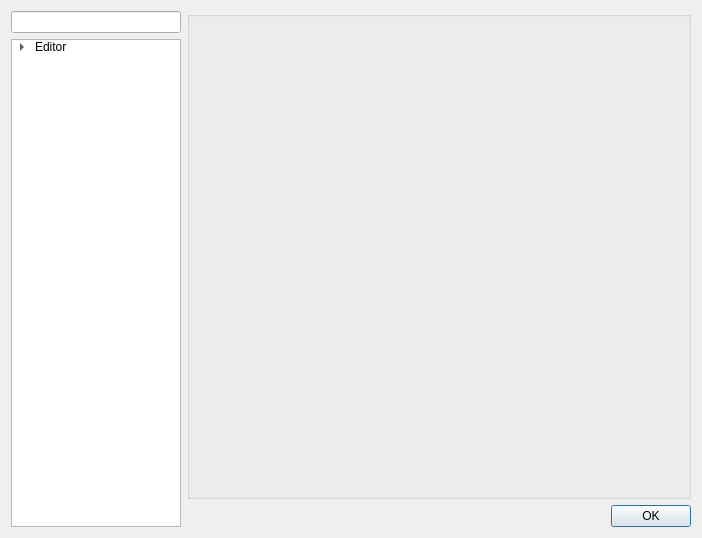
<?xml version="1.0" encoding="UTF-8"?>
<ui version="4.0">
 <class>preferences</class>
 <widget class="QDialog" name="preferences">
  <property name="geometry">
   <rect>
    <x>0</x>
    <y>0</y>
    <width>702</width>
    <height>538</height>
   </rect>
  </property>
  <property name="windowTitle">
   <string>Preferences</string>
  </property>
  <property name="sizeGripEnabled">
   <bool>false</bool>
  </property>
  <property name="modal">
   <bool>false</bool>
  </property>
  <layout class="QHBoxLayout" name="horizontalLayout_2">
   <item>
    <layout class="QHBoxLayout" name="mainLayout">
     <item>
      <layout class="QVBoxLayout" name="leftLayout">
       <item>
        <widget class="QLineEdit" name="filter">
         <property name="sizePolicy">
          <sizepolicy hsizetype="Fixed" vsizetype="Fixed">
           <horstretch>0</horstretch>
           <verstretch>0</verstretch>
          </sizepolicy>
         </property>
         <property name="minimumSize">
          <size>
           <width>170</width>
           <height>0</height>
          </size>
         </property>
         <property name="maximumSize">
          <size>
           <width>170</width>
           <height>16777215</height>
          </size>
         </property>
        </widget>
       </item>
       <item>
        <widget class="QTreeWidget" name="settings">
         <property name="sizePolicy">
          <sizepolicy hsizetype="Fixed" vsizetype="Expanding">
           <horstretch>0</horstretch>
           <verstretch>0</verstretch>
          </sizepolicy>
         </property>
         <property name="minimumSize">
          <size>
           <width>170</width>
           <height>0</height>
          </size>
         </property>
         <property name="maximumSize">
          <size>
           <width>170</width>
           <height>16777215</height>
          </size>
         </property>
         <property name="sortingEnabled">
          <bool>true</bool>
         </property>
         <property name="animated">
          <bool>true</bool>
         </property>
         <property name="headerHidden">
          <bool>true</bool>
         </property>
         <column>
          <property name="text">
           <string>Main</string>
          </property>
         </column>
         <item>
          <property name="text">
           <string>Editor</string>
          </property>
          <property name="toolTip">
           <string>Editor</string>
          </property>
          <property name="flags">
           <set>ItemIsSelectable|ItemIsUserCheckable|ItemIsEnabled</set>
          </property>
          <item>
           <property name="text">
            <string>Theme</string>
           </property>
           <property name="toolTip">
            <string>Editor - Theme</string>
           </property>
          </item>
         </item>
        </widget>
       </item>
      </layout>
     </item>
     <item>
      <layout class="QVBoxLayout" name="rightLayout">
       <item>
        <widget class="QGroupBox" name="currentBox">
         <property name="sizePolicy">
          <sizepolicy hsizetype="Expanding" vsizetype="Preferred">
           <horstretch>0</horstretch>
           <verstretch>0</verstretch>
          </sizepolicy>
         </property>
         <property name="title">
          <string/>
         </property>
         <layout class="QVBoxLayout" name="verticalLayout_2">
          <item>
           <layout class="QVBoxLayout" name="currentLayout"/>
          </item>
         </layout>
        </widget>
       </item>
       <item>
        <widget class="QDialogButtonBox" name="buttonBox">
         <property name="standardButtons">
          <set>QDialogButtonBox::Ok</set>
         </property>
        </widget>
       </item>
      </layout>
     </item>
    </layout>
   </item>
  </layout>
 </widget>
 <resources/>
 <connections>
  <connection>
   <sender>buttonBox</sender>
   <signal>accepted()</signal>
   <receiver>preferences</receiver>
   <slot>accept()</slot>
   <hints>
    <hint type="sourcelabel">
     <x>650</x>
     <y>513</y>
    </hint>
    <hint type="destinationlabel">
     <x>631</x>
     <y>535</y>
    </hint>
   </hints>
  </connection>
 </connections>
</ui>
